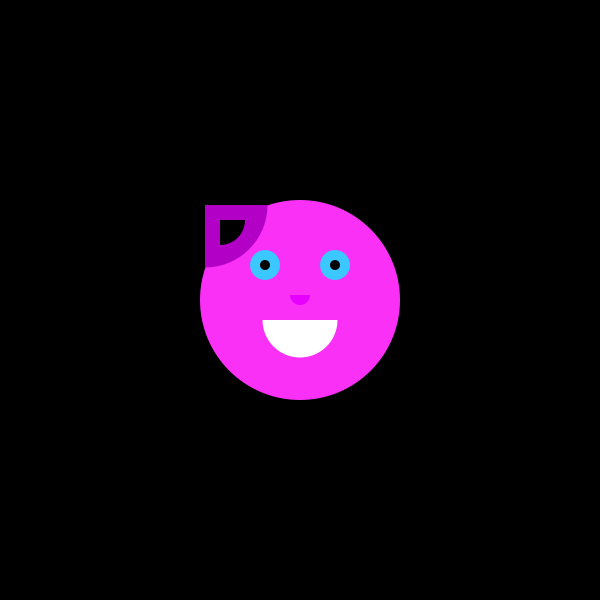
Frame 1 (no input)
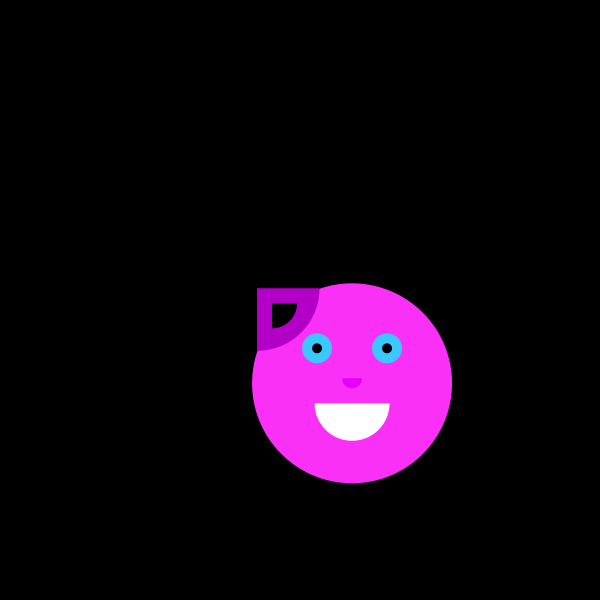
Frame 60 (the mouse pressed at the canvas centre just before this capture)
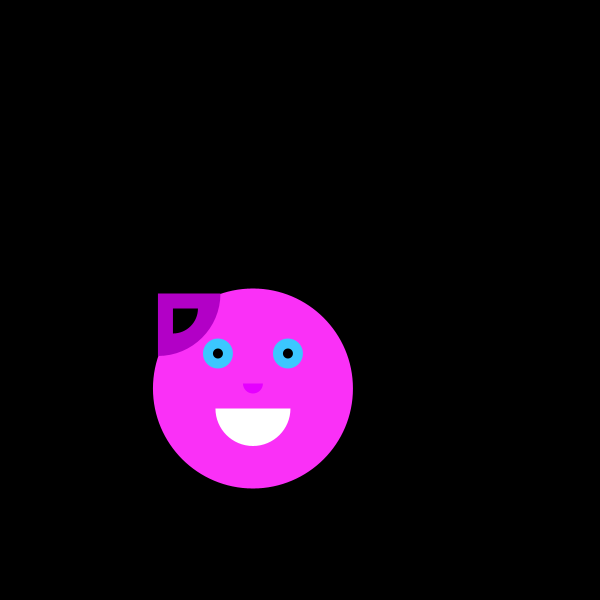
Frame 120 (the mouse held since frame 60 and released just before this capture)

The Processing sketch that drew these frames (run headless with seeded random() and noise(); from frame 60 on, the mouse is pressed at the canvas centre):

// Processing sketch: processing_42032
// ── processing_42032.pde

float x=0;
float y=0;
float a=0;
int m=3;

void setup() {
  size(600, 600);
  x=width/2;
  y=height/2;
  noStroke();
}

void draw() {

  background(0);

  fill(250, 48, 247);
  ellipse(x, y, 200, 200);

  fill(59, 199, 255);
  ellipse(x-35, y-35, 30, 30);

  fill(59, 199, 255);
  ellipse(x+35, y-35, 30, 30);

  fill(0);
  ellipse(x-35, y-35, 10, 10);

  fill(0);
  ellipse(x+35, y-35, 10, 10);

  fill(255);
  arc(x, y+20, 75, 75, 0, radians(180));

  fill(229, 0, 255);
  arc(x, y-5, 20, 20, 0, radians(180));

  fill(178, 0, 198);
  arc(x-95, y-95, 125, 125, 0, radians(90));

  fill(0);
  arc(x-80, y-80, 50, 50, 0, radians(90));

  x+=cos(radians(a))*2;
  y+=sin(radians(a))*2;
  a+=2;
}
